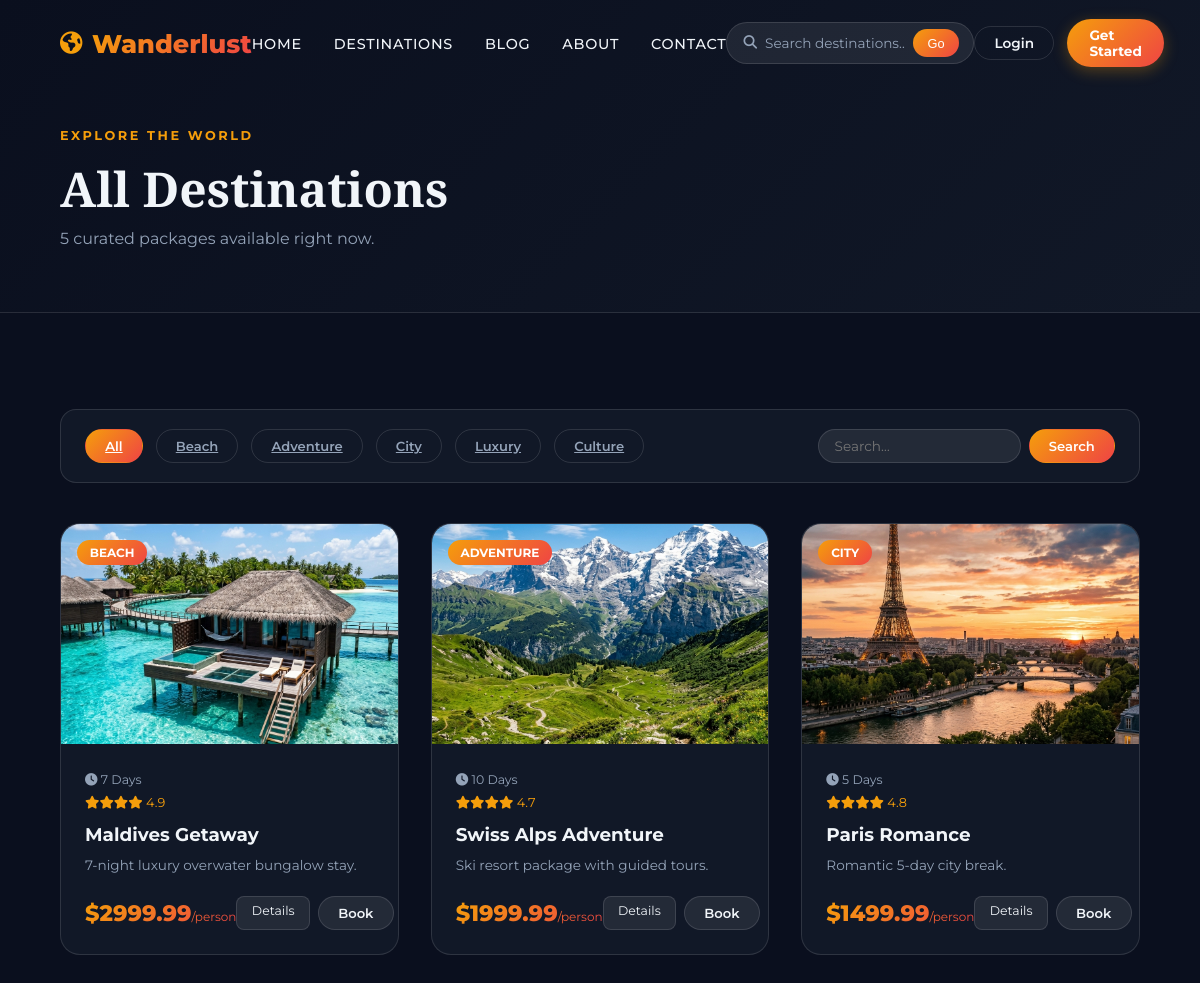
Page /packages on the committed database.
### tables this page shows
CREATE TABLE packages (
    id INTEGER PRIMARY KEY AUTOINCREMENT,
    title TEXT NOT NULL,
    description TEXT NOT NULL,
    long_description TEXT,
    price REAL NOT NULL,
    duration TEXT DEFAULT '7 days',
    category TEXT DEFAULT 'Beach',
    image_url TEXT NOT NULL,
    rating REAL DEFAULT 4.5,
    featured INTEGER DEFAULT 0,
    created_at DATETIME DEFAULT CURRENT_TIMESTAMP
);

### app.py (the view)
@app.route('/packages')
def packages():
    db = get_db()
    category = request.args.get('category', '')
    q = request.args.get('q', '')
    query = 'SELECT * FROM packages WHERE 1=1'
    params = []
    if category:
        query += ' AND category=?'; params.append(category)
    if q:
        query += ' AND (title LIKE ? OR description LIKE ?)'; params += [f'%{q}%', f'%{q}%']
    pkgs = [dict(r) for r in db.execute(query, params).fetchall()]
    categories = [r['category'] for r in db.execute('SELECT DISTINCT category FROM packages').fetchall()]
    return render_template('packages.html', packages=pkgs, categories=categories,
                           active_cat=category, q=q)

### app.py (called while the page is built)
def get_db():
    if 'db' not in g:
        g.db = sqlite3.connect(DB_PATH)
        g.db.row_factory = sqlite3.Row
    return g.db

@app.teardown_appcontext
def teardown_db(exc):
    db = g.pop('db', None)
    if db: db.close()

@app.context_processor
def inject_globals():
    db = get_db()
    wishlist_ids = []
    if 'user_id' in session:
        rows = db.execute('SELECT package_id FROM wishlist WHERE user_id=?', (session['user_id'],)).fetchall()
        wishlist_ids = [r['package_id'] for r in rows]
    return {'now_date': date.today().isoformat(), 'wishlist_ids': wishlist_ids}

### templates/packages.html (shortened to what this page needs)
<!DOCTYPE html>
<html lang="en">
<head>
  <link rel="stylesheet" href="https://cdnjs.cloudflare.com/ajax/libs/font-awesome/6.5.0/css/all.min.css"/>
  <link rel="stylesheet" href="{{ url_for('static', filename='style.css') }}"/>
</head>
<body>
  {% include 'navbar.html' %}
  <div class="page-hero">
    <div class="section-label">Explore the World</div>
    <h1 class="section-title">All Destinations</h1>
    <p style="color:var(--text-muted);">{{ packages|length }} curated packages available right now.</p>
  </div>
  <section>
    <div class="filter-bar">
      <a href="{{ url_for('packages') }}" class="filter-btn {% if not active_cat %}active{% endif %}">All</a>
      {% for cat in categories %}
      <a href="{{ url_for('packages', category=cat) }}" class="filter-btn {% if active_cat==cat %}active{% endif %}">{{ cat }}</a>
      {% endfor %}
      <form action="{{ url_for('search') }}" method="GET" style="margin-left:auto;display:flex;gap:.5rem;">
        <input type="text" name="q" value="{{ q }}" placeholder="Search…" style="padding:.5rem 1rem;background:var(--glass);border:1px solid var(--border);border-radius:50px;color:var(--text);font-size:.85rem;outline:none;font-family:inherit;" />
        <button type="submit" class="filter-btn active" style="white-space:nowrap;">Search</button>
      </form>
    </div>
    <div class="packages-grid">
      {% for pkg in packages %}
      <div class="pkg-card fade-in">
        <div class="pkg-img-wrapper">
          <img src="{{ url_for('static', filename='images/' + pkg.image_url) }}" alt="{{ pkg.title }}"/>
          <div class="pkg-badge">{{ pkg.category }}</div>
        </div>
        <div class="pkg-body">
          <div class="pkg-duration"><i class="fas fa-clock"></i> {{ pkg.duration }}</div>
          <div class="pkg-rating">{% for i in range(pkg.rating|int) %}<i class="fas fa-star"></i>{% endfor %} {{ pkg.rating }}</div>
          <h3>{{ pkg.title }}</h3>
          <p>{{ pkg.description }}</p>
          <div class="pkg-meta">
            <div class="pkg-price">${{ "%.2f"|format(pkg.price) }}<span>/person</span></div>
            <div style="display:flex;gap:.5rem;">
              <a href="{{ url_for('package_detail', pkg_id=pkg.id) }}" class="btn-sm">Details</a>
              <a href="{{ url_for('book') }}?pkg={{ pkg.id }}" class="btn-book">Book</a>
            </div>
          </div>
        </div>
      </div>
      {% else %}
      <div class="empty-state" style="grid-column:1/-1;"><i class="fas fa-search"></i><p>No packages found. Try a different search or filter.</p></div>
      {% endfor %}
    </div>
  </section>
</body>
</html>

### templates/navbar.html (shortened to what this page needs)
<nav>
  <a class="nav-logo" href="{{ url_for('index') }}">
    <i class="fas fa-globe-americas"></i><span>Wanderlust</span>
  </a>
  <ul class="nav-links">
    <li><a href="{{ url_for('index') }}">Home</a></li>
    <li><a href="{{ url_for('packages') }}">Destinations</a></li>
    <li><a href="{{ url_for('blog') }}">Blog</a></li>
    <li><a href="{{ url_for('about') }}">About</a></li>
    <li><a href="{{ url_for('contact') }}">Contact</a></li>
  </ul>
  <form class="search-bar" action="{{ url_for('search') }}" method="GET">
    <i class="fas fa-search" style="color:var(--text-muted);font-size:0.85rem;"></i>
    <input type="text" name="q" placeholder="Search destinations…" id="nav-search" autocomplete="off"/>
    <button type="submit">Go</button>
  </form>
  <div class="nav-auth">
    {% if session.get('user_id') %}
      <a href="{{ url_for('dashboard') }}" class="btn-outline">
        <i class="fas fa-user"></i> {{ session.get('name','Account') }}
      </a>
      <a href="{{ url_for('logout') }}" class="btn-primary">Logout</a>
    {% else %}
      <a href="{{ url_for('login') }}" class="btn-outline">Login</a>
      <a href="{{ url_for('register') }}" class="btn-primary">Get Started</a>
    {% endif %}
  </div>
</nav>

### templates/packages.html (style rules this page uses)
.filter-bar { display:flex;gap:.8rem;flex-wrap:wrap;align-items:center;margin-bottom:2.5rem;padding:1.2rem 1.5rem;background:var(--secondary);border:1px solid var(--border);border-radius:var(--radius); }
.filter-btn { padding:.5rem 1.2rem;border-radius:50px;font-size:.82rem;font-weight:600;cursor:pointer;border:1px solid var(--border);background:transparent;color:var(--text-muted);transition:all .3s;font-family:inherit; }
.filter-btn.active,.filter-btn:hover { background:var(--gradient);border-color:transparent;color:#fff; }
.pkg-rating { font-size:.8rem;color:var(--accent);margin-bottom:.8rem; }
.pkg-duration { font-size:.78rem;color:var(--text-muted);margin-bottom:.5rem; }

### rows in the picture
packages: image_url (picture), category "BEACH", duration "7 Days", rating "4.9", title "Maldives Getaway", description "7-night luxury overwater bungalow stay.", price "2999.99"
packages: image_url (picture), category "ADVENTURE", duration "10 Days", rating "4.7", title "Swiss Alps Adventure", description "Ski resort package with guided tours.", price "1999.99"
packages: image_url (picture), category "CITY", duration "5 Days", rating "4.8", title "Paris Romance", description "Romantic 5-day city break.", price "1499.99"

### other values in the picture
{{ packages|length }} "5"
{{ cat }} "Beach" "Adventure" "City" "Luxury" "Culture"
